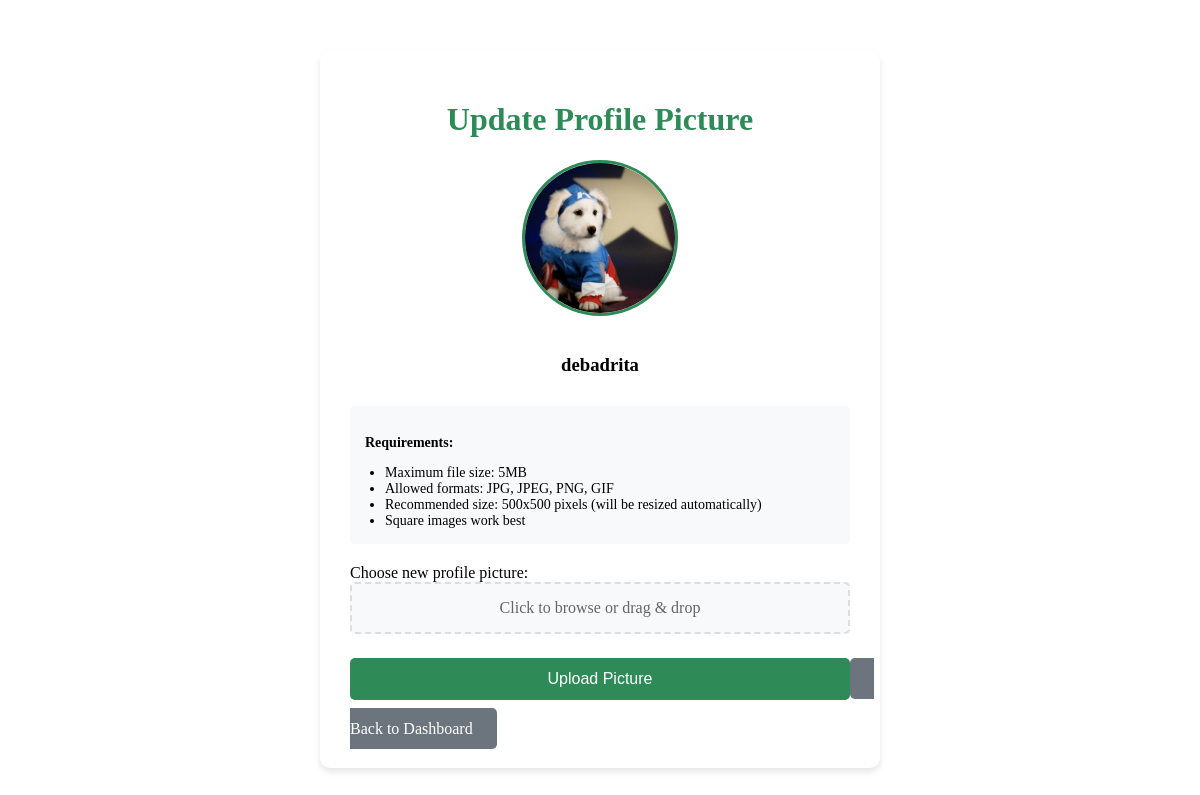
Screenshot of /upload_profile_pic.php (signed in) with the database file from the repository.
### tables this page shows
CREATE TABLE `signup_details` (
  `id` int(11) NOT NULL,
  `name` varchar(100) NOT NULL DEFAULT 'User',
  `email` varchar(25) NOT NULL,
  `password` varchar(255) NOT NULL,
  `major` varchar(100) NOT NULL DEFAULT 'Undeclared',
  `dob` date NOT NULL,
  `gender` varchar(20) NOT NULL,
  `phone` varchar(20) NOT NULL,
  `college` varchar(255) NOT NULL,
  `profile_pic` varchar(255) DEFAULT 'db.png',
  `joined_date` timestamp NOT NULL DEFAULT current_timestamp(),
  `created_at` timestamp NOT NULL DEFAULT current_timestamp(),
  `role` enum('student','mentor','admin') NOT NULL,
  `last_login` timestamp NULL DEFAULT NULL,
  `status` enum('pending','active','rejected') NOT NULL DEFAULT 'active',
  `mentor_id` int(11) DEFAULT NULL
);

### upload_profile_pic.php (the view, shortened to what this page needs)
<?php
require_once 'includes/db_connect.php';
$dashboardLink = 'profile.php';
if (isset($_SESSION['role'])) {
    switch ($_SESSION['role']) {
        case 'student':
            $dashboardLink = 'student_dashboard.php';
            break;
    }
}
?>
<!DOCTYPE html>
<html lang="en">
<head>
</head>
<body>
    <div class="container">
        <h1 style="text-align: center; color: #2E8B57;">Update Profile Picture</h1>
        <div class="profile-pic-container">
            <?php
            $stmt = $pdo->prepare('SELECT profile_pic, name FROM signup_details WHERE id = ?');
            $stmt->execute([$_SESSION['user_id']]);
            $user = $stmt->fetch();
            if ($user['profile_pic'] && file_exists($user['profile_pic'])):
            ?>
                <img src="<?php echo htmlspecialchars($user['profile_pic']); ?>"
                     alt="Profile Picture"
                     class="current-pic"
                     id="currentPicture">
            <?php else: ?>
                <div class="initials-circle" id="initialsCircle">
                    <?php echo strtoupper(substr($user['name'], 0, 1)); ?>
                </div>
            <?php endif; ?>
            <h3><?php echo htmlspecialchars($user['name']); ?></h3>
        </div>
        <div class="requirements">
            <p><strong>Requirements:</strong></p>
            <ul>
                <li>Maximum file size: 5MB</li>
                <li>Allowed formats: JPG, JPEG, PNG, GIF</li>
                <li>Recommended size: 500x500 pixels (will be resized automatically)</li>
                <li>Square images work best</li>
            </ul>
        </div>
        <form method="POST" action="" enctype="multipart/form-data" class="upload-form">
            <div class="form-group">
                <label>Choose new profile picture:</label>
                <div class="file-input-wrapper">
                    <div class="file-input-button" id="fileButton">
                        Click to browse or drag & drop
                    </div>
                </div>
            </div>
            <button type="submit" class="btn" id="submitBtn">Upload Picture</button>
            <a href="<?php echo $dashboardLink; ?>" class="btn btn-secondary" style="text-decoration:none;">
            Back to Dashboard</a>
        </form>
    </div>
</body>
</html>

### upload_profile_pic.php (style rules this page uses)
.container { max-width: 500px; margin: 50px auto; padding: 30px; background: white; border-radius: 10px; box-shadow: 0 4px 6px rgba(0,0,0,0.1); }
.profile-pic-container { text-align: center; margin-bottom: 30px; }
.current-pic { width: 150px; height: 150px; border-radius: 50%; object-fit: cover; border: 3px solid #2E8B57; margin-bottom: 15px; }
.upload-form { margin-top: 20px; }
.form-group { margin-bottom: 20px; }
.file-input-wrapper { position: relative; overflow: hidden; display: inline-block; width: 100%; }
.file-input-button { display: block; padding: 15px; background: #f8f9fa; border: 2px dashed #ddd; border-radius: 5px; text-align: center; color: #666; cursor: pointer; transition: all 0.3s; }
.btn { padding: 12px 24px; background: #2E8B57; color: white; border: none; border-radius: 5px; cursor: pointer; font-size: 16px; width: 100%; margin-bottom: 20px; transition: background 0.3s; }
.btn-secondary { background: #6c757d; margin-top: 10px; }
.requirements { background: #f8f9fa; padding: 15px; border-radius: 5px; margin-bottom: 20px; font-size: 14px; }
.requirements ul { margin: 0; padding-left: 20px; }

### rows the page displays
signup_details: profile_pic (picture), name "debadrita"
